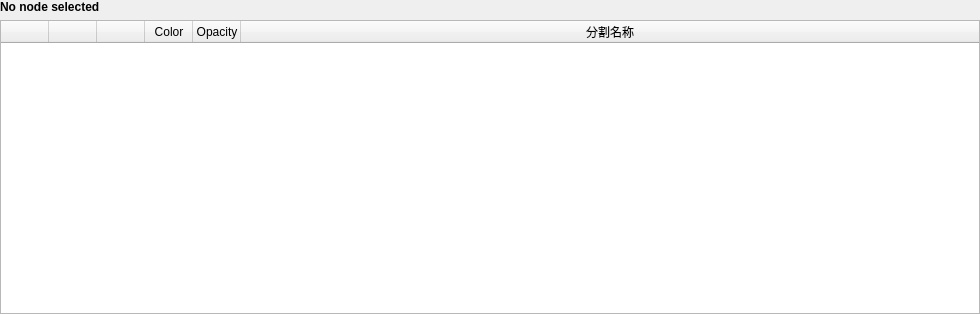
<?xml version="1.0" encoding="UTF-8"?>
<ui version="4.0">
 <class>qVisualSegmentsTableView</class>
 <widget class="QWidget" name="qVisualSegmentsTableView">
  <property name="geometry">
   <rect>
    <x>0</x>
    <y>0</y>
    <width>980</width>
    <height>314</height>
   </rect>
  </property>
  <property name="sizePolicy">
   <sizepolicy hsizetype="Preferred" vsizetype="MinimumExpanding">
    <horstretch>0</horstretch>
    <verstretch>0</verstretch>
   </sizepolicy>
  </property>
  <property name="minimumSize">
   <size>
    <width>0</width>
    <height>74</height>
   </size>
  </property>
  <property name="windowTitle">
   <string>qVisualSegmentsTableView</string>
  </property>
  <layout class="QGridLayout" name="gridLayout">
   <property name="leftMargin">
    <number>0</number>
   </property>
   <property name="topMargin">
    <number>0</number>
   </property>
   <property name="rightMargin">
    <number>0</number>
   </property>
   <property name="bottomMargin">
    <number>0</number>
   </property>
   <item row="0" column="0">
    <widget class="QLabel" name="SegmentsTableMessageLabel">
     <property name="sizePolicy">
      <sizepolicy hsizetype="Preferred" vsizetype="Fixed">
       <horstretch>0</horstretch>
       <verstretch>0</verstretch>
      </sizepolicy>
     </property>
     <property name="minimumSize">
      <size>
       <width>0</width>
       <height>13</height>
      </size>
     </property>
     <property name="font">
      <font>
       <weight>75</weight>
       <bold>true</bold>
      </font>
     </property>
     <property name="text">
      <string>No node selected</string>
     </property>
    </widget>
   </item>
   <item row="1" column="0">
    <widget class="QTableWidget" name="SegmentsTable">
     <property name="sizePolicy">
      <sizepolicy hsizetype="Ignored" vsizetype="MinimumExpanding">
       <horstretch>0</horstretch>
       <verstretch>1</verstretch>
      </sizepolicy>
     </property>
     <property name="minimumSize">
      <size>
       <width>0</width>
       <height>56</height>
      </size>
     </property>
     <property name="maximumSize">
      <size>
       <width>16777215</width>
       <height>16777215</height>
      </size>
     </property>
     <property name="alternatingRowColors">
      <bool>true</bool>
     </property>
     <property name="columnCount">
      <number>6</number>
     </property>
     <attribute name="horizontalHeaderDefaultSectionSize">
      <number>48</number>
     </attribute>
     <attribute name="horizontalHeaderStretchLastSection">
      <bool>true</bool>
     </attribute>
     <attribute name="verticalHeaderVisible">
      <bool>false</bool>
     </attribute>
     <column>
      <property name="text">
       <string/>
      </property>
      <property name="toolTip">
       <string>Segment visibility in 3D (click on header to change all)</string>
      </property>
     </column>
     <column>
      <property name="text">
       <string/>
      </property>
      <property name="toolTip">
       <string>Segment fill visibility in 2D (click on header to change all)</string>
      </property>
     </column>
     <column>
      <property name="text">
       <string/>
      </property>
      <property name="toolTip">
       <string>Segment outline visibility in 2D (click on header to change all)</string>
      </property>
     </column>
     <column>
      <property name="text">
       <string>Color</string>
      </property>
      <property name="toolTip">
       <string>Segment color</string>
      </property>
     </column>
     <column>
      <property name="text">
       <string>Opacity</string>
      </property>
      <property name="toolTip">
       <string>Segment opacity (all views)</string>
      </property>
     </column>
     <column>
      <property name="text">
       <string>分割名称</string>
      </property>
      <property name="toolTip">
       <string>Segment name</string>
      </property>
     </column>
    </widget>
   </item>
  </layout>
 </widget>
 <resources/>
 <connections/>
</ui>
